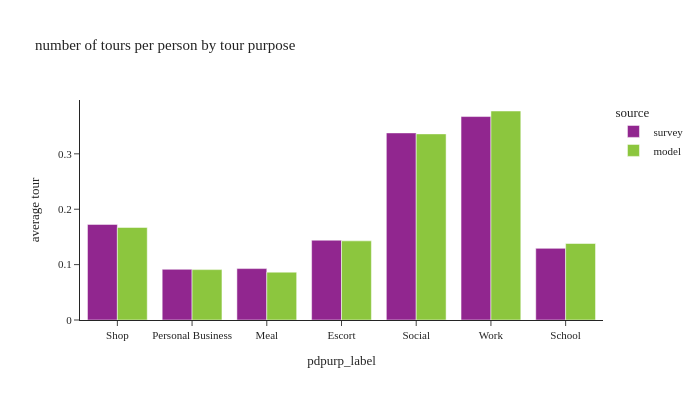

The cell this chart's notebook holds for it:
### Code cell
def plot_segment(df, tour_group_var, person_group_var, title_name):
    fig = px.bar(df, x=tour_group_var[1], y="average tour", color="source",
                 barmode="group", title=title_name)
    fig.update_layout(height=400, width=700, font=dict(size=11),
                      yaxis=dict(tickformat=".2"))
    fig.show()

df_plot = df_tour.group_by(['source', 'pdpurp_label']).agg([
    pl.sum('toexpfac').alias('toexpfac_sum')
]).join(
    df_person.group_by(['source']).agg([
        pl.sum('psexpfac').alias('psexpfac_sum')
    ]),
    on='source',
    how='left'
).with_columns(
    (pl.col('toexpfac_sum') / pl.col('psexpfac_sum')).alias('average tour')
)

plot_segment(df_plot.to_pandas(), tour_group_var=['source', 'pdpurp_label'], person_group_var=['source'],
             title_name="number of tours per person by tour purpose")

### Figure 1 — Plotly figure (JSON) as saved in the notebook; plotly's stock layout.template omitted (floating-point values rounded to 4 significant figures)
{"data": [{"alignmentgroup": "True", "hovertemplate": "source=survey<br>pdpurp_label=%{x}<br>average tour=%{y}<extra></extra>", "legendgroup": "survey", "marker": {"color": "#91268F", "pattern": {"shape": ""}}, "name": "survey", "offsetgroup": "survey", "orientation": "v", "showlegend": true, "textposition": "auto", "type": "bar", "x": ["Shop", "Personal Business", "Meal", "Escort", "Social", "Work", "School"], "xaxis": "x", "y": [0.1726, 0.09151, 0.09283, 0.1441, 0.3378, 0.3673, 0.1293], "yaxis": "y"}, {"alignmentgroup": "True", "hovertemplate": "source=model<br>pdpurp_label=%{x}<br>average tour=%{y}<extra></extra>", "legendgroup": "model", "marker": {"color": "#8CC63E", "pattern": {"shape": ""}}, "name": "model", "offsetgroup": "model", "orientation": "v", "showlegend": true, "textposition": "auto", "type": "bar", "x": ["Escort", "Shop", "School", "Personal Business", "Social", "Work", "Meal"], "xaxis": "x", "y": [0.1429, 0.1671, 0.1381, 0.09098, 0.336, 0.3773, 0.08641], "yaxis": "y"}], "layout": {"barmode": "group", "font": {"size": 11}, "height": 400, "legend": {"title": {"text": "source"}, "tracegroupgap": 0}, "title": {"text": "number of tours per person by tour purpose"}, "width": 700, "xaxis": {"anchor": "y", "domain": [0.0, 1.0], "title": {"text": "pdpurp_label"}}, "yaxis": {"anchor": "x", "domain": [0.0, 1.0], "tickformat": ".2", "title": {"text": "average tour"}}}}
